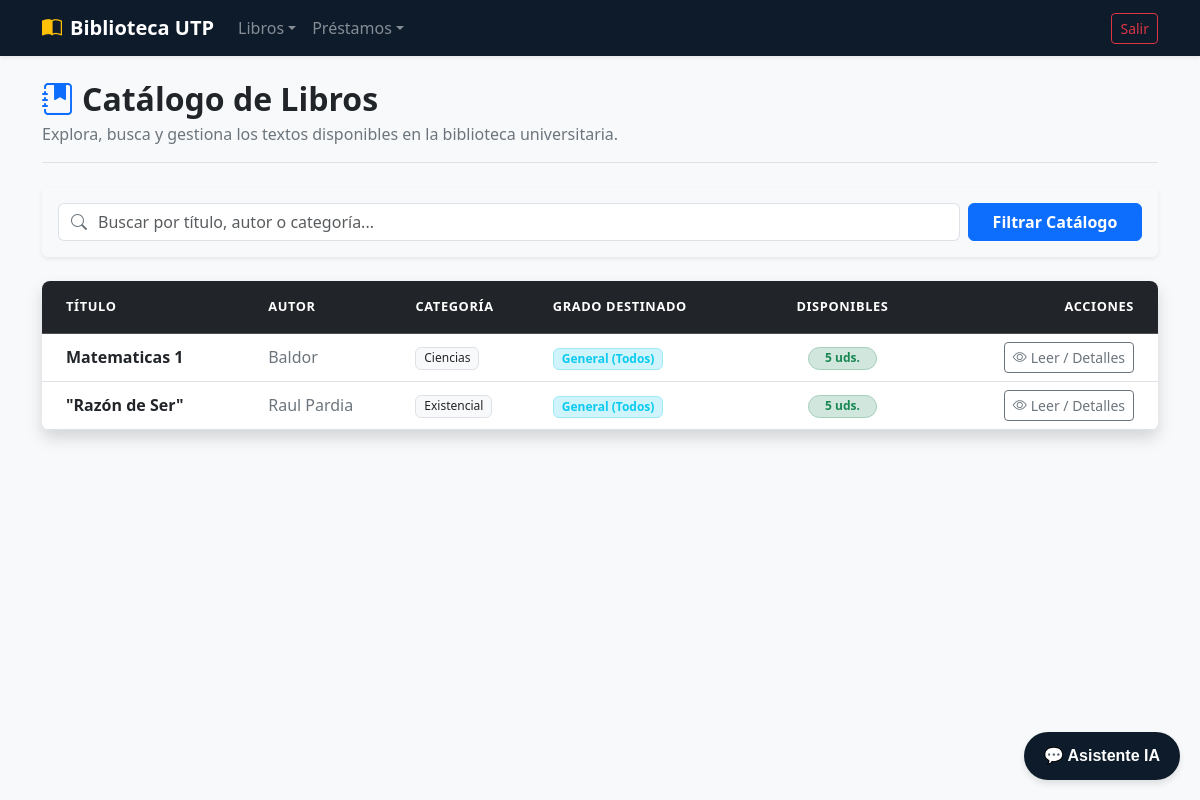
The page /libros/catalogo/ (signed in) on the database its author committed.
### apps/libros/models.py (models this page shows, shortened)
class Libro(models.Model):
    GRADOS_DESTINO = (
        ('primaria', 'Primaria'),
        ('secundaria', 'Secundaria'),
        ('general', 'General (Todos)'),
    )
    titulo = models.CharField(max_length=200)
    autor = models.CharField(max_length=150)
    categoria = models.CharField(max_length=100)
    archivo_pdf = models.FileField(upload_to='libros_pdfs/') # Para subir el archivo digital
    portada = models.ImageField(upload_to='portadas/', blank=True, null=True)
    grado_objetivo = models.CharField(max_length=20, choices=GRADOS_DESTINO, default='general')
    ejemplares_disponibles = models.PositiveIntegerField(default=1)

### apps/libros/views.py (the view)
# urls.py: path('catalogo/', views.CatalogoView.as_view(), name='catalogo'),
class CatalogoView(LoginRequiredMixin, ListView):
    model = Libro
    template_name = 'libros/catalogo.html'
    context_object_name = 'libros'
    def get_queryset(self):
        usuario = self.request.user
        if usuario.is_superuser or getattr(usuario, 'rol', None) == 'bibliotecario':
            queryset = Libro.objects.all()
        else:
            queryset = Libro.objects.all()
            if usuario.rol == 'estudiante':
                queryset = queryset.filter(Q(grado_objetivo=usuario.grado_escolar) | Q(grado_objetivo='general'))
            elif usuario.rol == 'docente' and usuario.grado_escolar != 'ninguno':
                queryset = queryset.filter(Q(grado_objetivo=usuario.grado_escolar) | Q(grado_objetivo='general'))
        q = self.request.GET.get('q')
        if q:
            queryset = queryset.filter(
                Q(titulo__icontains=q) |
                Q(autor__icontains=q) |
                Q(categoria__icontains=q)
            )
        return queryset

### apps/libros/templates/libros/catalogo.html (shortened to what this page needs)
{% extends 'usuarios/base.html' %}
{% block content %}
<div class="container my-4">
    <div class="d-flex flex-column flex-md-row justify-content-between align-items-md-center border-bottom pb-3 mb-4 gap-3">
        <div>
            <h2 class="fw-bold text-dark mb-1">
                <i class="bi bi-journal-bookmark-fill text-primary me-2"></i>Catálogo de Libros
            </h2>
            <p class="text-secondary mb-0">Explora, busca y gestiona los textos disponibles en la biblioteca universitaria.</p>
        </div>
    </div>
    <div class="card shadow-sm border-0 mb-4 bg-light">
        <div class="card-body p-3">
            <form method="get" action="" class="row g-2">
                <div class="col-12 col-md-10">
                    <div class="input-group">
                        <span class="input-group-text bg-white border-end-0 text-secondary">
                            <i class="bi bi-search"></i>
                        </span>
                        <input type="text" name="q" class="form-control border-start-0 ps-0"
                               placeholder="Buscar por título, autor o categoría..." value="{{ request.GET.q }}">
                    </div>
                </div>
                <div class="col-12 col-md-2">
                    <button type="submit" class="btn btn-primary w-100 fw-semibold">
                        Filtrar Catálogo
                    </button>
                </div>
            </form>
        </div>
    </div>
    <div class="card shadow border-0 rounded-3 overflow-hidden">
        <div class="table-responsive">
            <table class="table table-hover align-middle mb-0">
                <thead class="table-dark text-uppercase fs-7 tracking-wider">
                    <tr>
                        <th scope="col" class="ps-4 py-3">Título</th>
                        <th scope="col" class="py-3">Autor</th>
                        <th scope="col" class="py-3">Categoría</th>
                        <th scope="col" class="py-3">Grado Destinado</th>
                        <th scope="col" class="py-3 text-center">Disponibles</th>
                        <th scope="col" class="pe-4 py-3 text-end">Acciones</th>
                    </tr>
                </thead>
                <tbody>
                    {% for libro in libros %}
                        <tr>
                            <td class="ps-4 fw-bold text-dark">{{ libro.titulo }}</td>
                            <td class="text-secondary">{{ libro.autor }}</td>
                            <td>
                                <span class="badge bg-light text-dark border px-2.5 py-1.5 fw-medium">
                                    {{ libro.categoria }}
                                </span>
                            </td>
                            <td>
                                <span class="badge bg-info-subtle text-info border border-info-subtle px-2 py-1">
                                    {{ libro.get_grado_objetivo_display }}
                                </span>
                            </td>
                            <td class="text-center">
                                {% if libro.ejemplares_disponibles > 0 %}
                                    <span class="badge bg-success-subtle text-success border border-success-subtle px-3 py-1.5 rounded-pill fw-bold">
                                        {{ libro.ejemplares_disponibles }} uds.
                                    </span>
                                {% else %}
                                    <span class="badge bg-danger-subtle text-danger border border-danger-subtle px-3 py-1.5 rounded-pill fw-bold">
                                        Agotado
                                    </span>
                                {% endif %}
                            </td>
                            <td class="pe-4 text-end">
                                <div class="d-inline-flex gap-1">
                                    <a href="{% url 'libros:detalle' libro.pk %}" class="btn btn-sm btn-outline-secondary d-flex align-items-center" title="Ver Detalles">
                                        <i class="bi bi-eye me-1"></i> Leer / Detalles
                                    </a>
                                </div>
                            </td>
                        </tr>
                    {% endfor %}
                </tbody>
            </table>
        </div>
    </div>
</div>
{% endblock %}

### apps/usuarios/templates/usuarios/base.html (style rules this page uses)
body { background-color: #f8f9fa; }

### apps/libros/templates/libros/catalogo.html (style rules this page uses)
.fs-7 { font-size: 0.8rem; }
.tracking-wider { letter-spacing: 0.05em; }

### rows shown on the page
Libro: titulo "Matematicas 1", autor "Baldor", categoria "Ciencias", grado_objetivo "General (Todos)", ejemplares_disponibles "5"
Libro: titulo "\"Razón de Ser\"", autor "Raul Pardia", categoria "Existencial", grado_objetivo "General (Todos)", ejemplares_disponibles "5"
